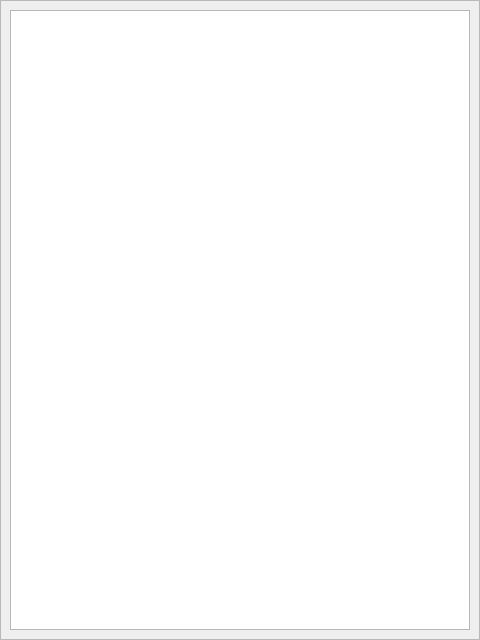
<?xml version="1.0" encoding="UTF-8"?>
<ui version="4.0">
 <class>ScrollArea</class>
 <widget class="QScrollArea" name="ScrollArea">
  <property name="geometry">
   <rect>
    <x>0</x>
    <y>0</y>
    <width>480</width>
    <height>640</height>
   </rect>
  </property>
  <property name="windowTitle">
   <string>Help</string>
  </property>
  <property name="autoFillBackground">
   <bool>false</bool>
  </property>
  <property name="widgetResizable">
   <bool>true</bool>
  </property>
  <widget class="QWidget" name="scrollAreaWidgetContents">
   <property name="geometry">
    <rect>
     <x>0</x>
     <y>0</y>
     <width>478</width>
     <height>638</height>
    </rect>
   </property>
   <layout class="QGridLayout" name="gridLayout">
    <item row="0" column="0">
     <widget class="QTextBrowser" name="textBrowser">
      <property name="sizePolicy">
       <sizepolicy hsizetype="Ignored" vsizetype="Ignored">
        <horstretch>0</horstretch>
        <verstretch>0</verstretch>
       </sizepolicy>
      </property>
      <property name="source">
       <url>
        <string>qrc:/plugins/AhnDownloader/config/help.txt</string>
       </url>
      </property>
     </widget>
    </item>
   </layout>
  </widget>
 </widget>
 <connections/>
</ui>
